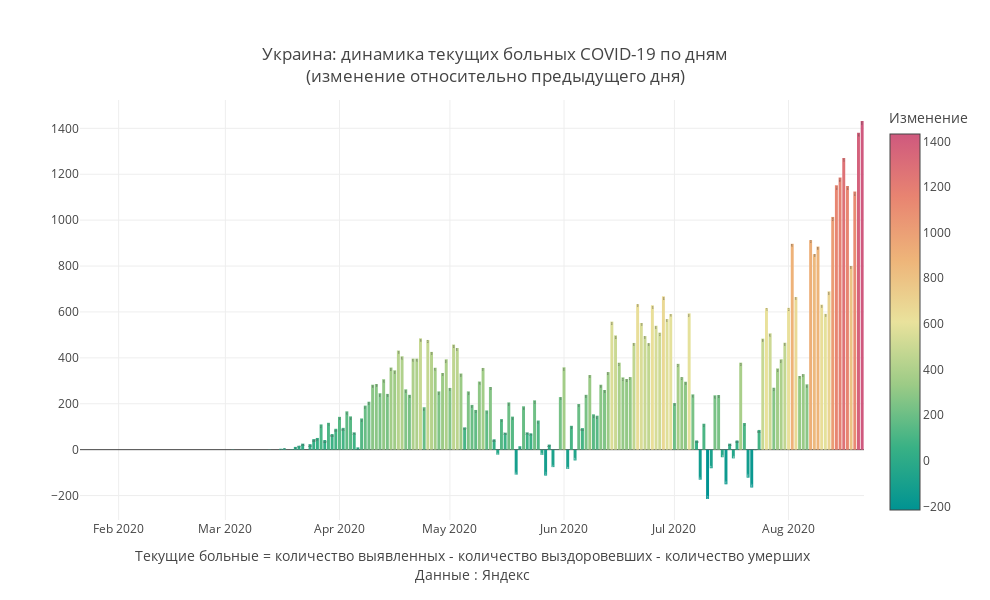

Source (notebook cell):
### Code cell
mask = X.Country ==my_country
#mask = (X.Date>'2020-05-01')&(X.Region==my_region)
Y = X[mask]

#Y['base'] = Y['Change_dayconf']*Y['Change_dayconf'].apply(lambda d:0 if d>0 else 1)
Y['Date']= pd.to_datetime(Y.Date)
fig = go.Figure()
fig.add_trace(
              go.Bar(x = Y.Date,y=Y.Change_remill,text = Y['Change_remill'],textposition = 'inside',
                
                #marker_color=Y['Change_remill'].apply(lambda d:'crimson' if d>0 else 'green'),
                marker_color = Y['Change_remill'],marker_colorscale = 'Temps',marker_colorbar ={'tickmode':'auto',
                                    'title':{'text':'Изменение','side':'top'}})     
                )
fig.update_layout(
    annotations=[
#         dict(
#             x='2020-04-13',
#             y=10594,
#             xref="x",
#             yref="y",
#             text="Введение<br>пропускной<br>системы в Москве",
#             showarrow=True,
#             arrowhead=2,
#             ax=0,
#             ay=-60),
#         dict(
#             x='2020-06-09',
#             y=-3877,
#             xref="x",
#             yref="y",
#             text="Отмена<br>пропускной<br>системы в Москве",
#             showarrow=True,
#             arrowhead=2,
#             ax=-20,
#             ay=40),
#         dict(
#             x='2020-05-20',
#             y=-2816,
#             xref="x",
#             yref="y",
#             text="20 мая",
#             showarrow=True,
#             arrowhead=2,
#             ax=-20,
#             ay=40),
        
        dict(x=0.5,y=-0.15,
            showarrow=False,
            text="",
            xref="paper",
            yref="paper")],
                  title=f'{my_country}: динамика текущих больных COVID-19 по дням<br>(изменение относительно предыдущего дня)',
                  title_x = 0.5,
                  title_y= 0.9,
                  title_xanchor = "center",
                  title_yanchor = "bottom", 
                  legend_x = 0.05,legend_y = 0.98,
                  width = 990, height = 600,template = 'gridon',
    
    
                  xaxis_title='Текущие больные = количество выявленных - количество выздоровевших - количество умерших'+
                               '<br>Данные : Яндекс',
    yaxis_title = ' '
)


fig.show()

### Figure 1 — Plotly figure (JSON) as saved in the notebook; plotly's stock layout.template omitted (floating-point values rounded to 4 significant figures; data arrays with more than 128 entries replaced by an {"elided": "..."} marker saying what was removed)
{"data": [{"marker": {"color": {"elided": "213 int values"}, "colorbar": {"tickmode": "auto", "title": {"side": "top", "text": "Изменение"}}, "colorscale": [[0, "rgb(0, 147, 146)"], [0.1667, "rgb(57, 177, 133)"], [0.3333, "rgb(156, 203, 134)"], [0.5, "rgb(233, 226, 156)"], [0.6667, "rgb(238, 180, 121)"], [0.8333, "rgb(232, 132, 113)"], [1, "rgb(207, 89, 126)"]]}, "text": {"elided": "213 int values"}, "textposition": "inside", "type": "bar", "x": {"elided": "213 str values"}, "y": {"elided": "213 int values"}}], "layout": {"annotations": [{"showarrow": false, "text": "", "x": 0.5, "xref": "paper", "y": -0.15, "yref": "paper"}], "height": 600, "legend": {"x": 0.05, "y": 0.98}, "title": {"text": "Украина: динамика текущих больных COVID-19 по дням<br>(изменение относительно предыдущего дня)", "x": 0.5, "xanchor": "center", "y": 0.9, "yanchor": "bottom"}, "width": 990, "xaxis": {"title": {"text": "Текущие больные = количество выявленных - количество выздоровевших - количество умерших<br>Данные : Яндекс"}}, "yaxis": {"title": {"text": " "}}}}
